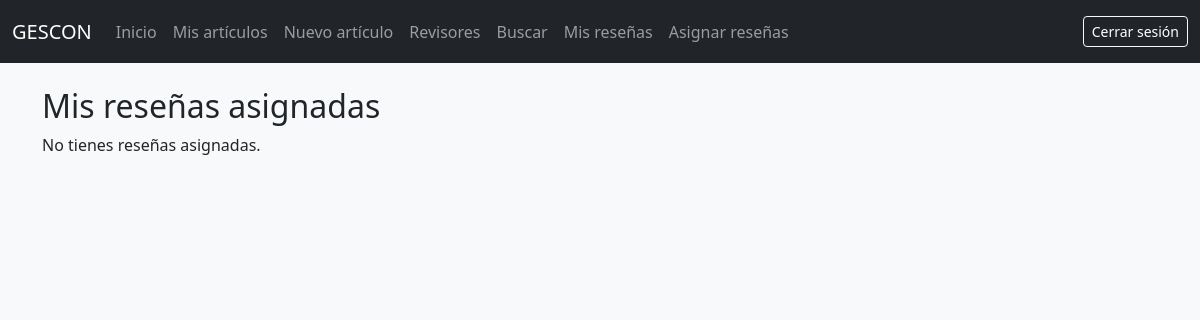
Page /PHP/resenas_mias.php (signed in) on the earlier database version.
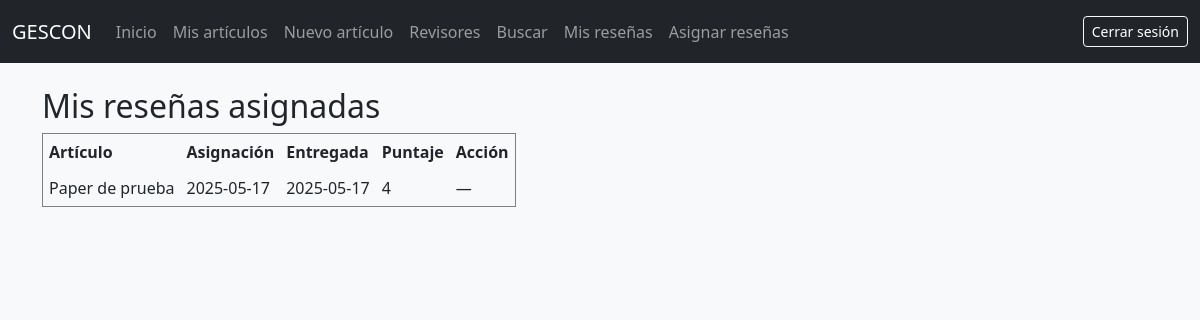
Same page on the later database version.
### tables this page shows
CREATE TABLE Articulo (
                          id_articulo       INT AUTO_INCREMENT PRIMARY KEY,
                          titulo            VARCHAR(300)  NOT NULL,
                          fecha_envio       DATE          NOT NULL,
                          resumen           TEXT          NOT NULL,
                          topicos           VARCHAR(255),
                          autor_contacto    INT           NOT NULL,
                          fecha_limite_envio DATE         NOT NULL,
                          CONSTRAINT fk_articulo_autor_contacto
                              FOREIGN KEY (autor_contacto)
                                  REFERENCES Usuario(id_usuario)
                                  ON DELETE RESTRICT,
                          UNIQUE (titulo, autor_contacto)
);

### PHP/resenas_mias.php (called while the page is built, shortened)
<?php
require_once __DIR__ . '/config/db.php';
$idRevisor = (int) $_SESSION['id_usuario'];
$stmt = $pdo->prepare("
  SELECT r.id_reseña, a.titulo,
         r.fecha_asignacion, r.fecha_envio,
         r.puntaje
  FROM   Reseña r
  JOIN   Articulo a ON a.id_articulo = r.id_articulo
  WHERE  r.id_revisor = ?
  ORDER BY r.fecha_asignacion DESC
");
$stmt->execute([$idRevisor]);
$misResenas = $stmt->fetchAll(PDO::FETCH_ASSOC);
include __DIR__ . '/layout.php';

### PHP/resenas_mias_view.php (the view)
<h2>Mis reseñas asignadas</h2>
<?php if (empty($misResenas)): ?>
    <p>No tienes reseñas asignadas.</p>
<?php else: ?>
    <table border="1" cellpadding="6">
        <thead>
        <tr>
            <th>Artículo</th>
            <th>Asignación</th>
            <th>Entregada</th>
            <th>Puntaje</th>
            <th>Acción</th>
        </tr>
        </thead>
        <tbody>
        <?php foreach ($misResenas as $r): ?>
            <tr>
                <td><?= htmlspecialchars($r['titulo']) ?></td>
                <td><?= $r['fecha_asignacion'] ?></td>
                <td><?= $r['fecha_envio'] ?: '—' ?></td>
                <td><?= $r['puntaje'] ?? '—' ?></td>
                <td>
                    <?php if ($r['fecha_envio']): ?>
                        —
                    <?php else: ?>
                        <a href="/gescon/PHP/router.php?page=resena_entregar&id=<?= $r['id_reseña'] ?>">Entregar</a>
                    <?php endif; ?>
                </td>
            </tr>
        <?php endforeach; ?>
        </tbody>
    </table>
<?php endif; ?>

### PHP/layout.php (shortened to what this page needs)
<!DOCTYPE html>
<html lang="es">
<head>
    <link href="https://cdn.jsdelivr.net/npm/bootstrap@5.3.0/dist/css/bootstrap.min.css" rel="stylesheet">
</head>
<body class="bg-light">
<nav class="navbar navbar-expand-lg navbar-dark bg-dark">
    <div class="container-fluid">
        <a class="navbar-brand" href="/gescon/PHP/router.php?page=dashboard">GESCON</a>
        <div class="collapse navbar-collapse">
            <ul class="navbar-nav me-auto mb-2 mb-lg-0">
                <li class="nav-item"><a class="nav-link" href="/gescon/PHP/router.php?page=dashboard">Inicio</a></li>
                <li class="nav-item"><a class="nav-link" href="/gescon/PHP/router.php?page=articulos">Mis artículos</a></li>
                <li class="nav-item"><a class="nav-link" href="/gescon/PHP/router.php?page=articulo_crear">Nuevo artículo</a></li>
                <li class="nav-item"><a class="nav-link" href="/gescon/PHP/router.php?page=revisores">Revisores</a></li>
                <li class="nav-item"><a class="nav-link" href="/gescon/PHP/router.php?page=busqueda">Buscar</a></li>
                <li class="nav-item"><a class="nav-link" href="/gescon/PHP/router.php?page=resenas_mias">Mis reseñas</a></li>
                <li class="nav-item"><a class="nav-link" href="/gescon/PHP/router.php?page=resenas_asignar">Asignar reseñas</a></li>
            </ul>
            <span class="navbar-text">
          <a href="/gescon/PHP/logout.php" class="btn btn-outline-light btn-sm">Cerrar sesión</a>
        </span>
        </div>
    </div>
</nav>
<main class="container mt-4">
    <?php include $contenido; ?>
</main>
</body>
</html>

Differences in the rows shown:
added reseña: id_articulo.titulo "Paper de prueba", fecha_asignacion "2025-05-17", fecha_envio "2025-05-17", puntaje "4"
Other differences:
text no longer shown: "No tienes reseñas asignadas."
text now shown: "Artículo Asignación Entregada Puntaje Acción"
